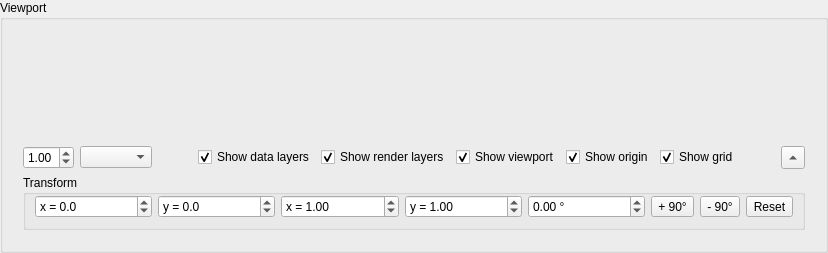
     <widget class="QGroupBox" name="center">
      <property name="sizePolicy">
       <sizepolicy hsizetype="MinimumExpanding" vsizetype="Preferred">
        <horstretch>1</horstretch>
        <verstretch>0</verstretch>
       </sizepolicy>
      </property>
      <property name="title">
       <string>Viewport</string>
      </property>
      <layout class="QVBoxLayout" name="verticalLayout_5">
       <item>
        <widget class="gui::GfxWidget" name="widget" native="true">
         <property name="sizePolicy">
          <sizepolicy hsizetype="Expanding" vsizetype="Expanding">
           <horstretch>0</horstretch>
           <verstretch>0</verstretch>
          </sizepolicy>
         </property>
         <property name="minimumSize">
          <size>
           <width>100</width>
           <height>100</height>
          </size>
         </property>
         <property name="focusPolicy">
          <enum>Qt::StrongFocus</enum>
         </property>
        </widget>
       </item>
       <item>
        <widget class="QWidget" name="widget_2" native="true">
         <layout class="QVBoxLayout" name="verticalLayout_4">
          <item>
           <layout class="QHBoxLayout" name="horizontalLayout_2">
            <item>
             <widget class="QDoubleSpinBox" name="zoom">
              <property name="minimum">
               <double>0.100000000000000</double>
              </property>
              <property name="maximum">
               <double>5.000000000000000</double>
              </property>
              <property name="singleStep">
               <double>0.100000000000000</double>
              </property>
              <property name="stepType">
               <enum>QAbstractSpinBox::AdaptiveDecimalStepType</enum>
              </property>
              <property name="value">
               <double>1.000000000000000</double>
              </property>
             </widget>
            </item>
            <item>
             <widget class="QComboBox" name="cmbGrid"/>
            </item>
            <item>
             <spacer name="horizontalSpacer_2">
              <property name="orientation">
               <enum>Qt::Horizontal</enum>
              </property>
              <property name="sizeType">
               <enum>QSizePolicy::MinimumExpanding</enum>
              </property>
              <property name="sizeHint" stdset="0">
               <size>
                <width>40</width>
                <height>20</height>
               </size>
              </property>
             </spacer>
            </item>
            <item>
             <widget class="QCheckBox" name="chkShowDataLayers">
              <property name="text">
               <string>Show data layers</string>
              </property>
              <property name="checked">
               <bool>true</bool>
              </property>
             </widget>
            </item>
            <item>
             <widget class="QCheckBox" name="chkShowRenderLayers">
              <property name="text">
               <string>Show render layers</string>
              </property>
              <property name="checked">
               <bool>true</bool>
              </property>
             </widget>
            </item>
            <item>
             <widget class="QCheckBox" name="chkShowViewport">
              <property name="text">
               <string>Show viewport</string>
              </property>
              <property name="checked">
               <bool>true</bool>
              </property>
             </widget>
            </item>
            <item>
             <widget class="QCheckBox" name="chkShowOrigin">
              <property name="text">
               <string>Show origin</string>
              </property>
              <property name="checked">
               <bool>true</bool>
              </property>
             </widget>
            </item>
            <item>
             <widget class="QCheckBox" name="chkShowGrid">
              <property name="text">
               <string>Show grid</string>
              </property>
              <property name="checked">
               <bool>true</bool>
              </property>
             </widget>
            </item>
            <item>
             <widget class="color_widgets::ColorSelector" name="widgetColor">
              <property name="minimumSize">
               <size>
                <width>30</width>
                <height>20</height>
               </size>
              </property>
              <property name="focusPolicy">
               <enum>Qt::TabFocus</enum>
              </property>
             </widget>
            </item>
            <item>
             <widget class="QToolButton" name="btnMoreViewportSettings">
              <property name="text">
               <string/>
              </property>
              <property name="checkable">
               <bool>false</bool>
              </property>
              <property name="arrowType">
               <enum>Qt::UpArrow</enum>
              </property>
             </widget>
            </item>
           </layout>
          </item>
          <item>
           <widget class="QGroupBox" name="transform">
            <property name="sizePolicy">
             <sizepolicy hsizetype="Preferred" vsizetype="Preferred">
              <horstretch>0</horstretch>
              <verstretch>0</verstretch>
             </sizepolicy>
            </property>
            <property name="title">
             <string>Transform</string>
            </property>
            <property name="checkable">
             <bool>false</bool>
            </property>
            <property name="checked">
             <bool>false</bool>
            </property>
            <layout class="QHBoxLayout" name="horizontalLayout_4">
             <property name="topMargin">
              <number>0</number>
             </property>
             <item>
              <widget class="QDoubleSpinBox" name="translateX">
               <property name="sizePolicy">
                <sizepolicy hsizetype="Minimum" vsizetype="Fixed">
                 <horstretch>0</horstretch>
                 <verstretch>0</verstretch>
                </sizepolicy>
               </property>
               <property name="prefix">
                <string>x = </string>
               </property>
               <property name="decimals">
                <number>1</number>
               </property>
               <property name="minimum">
                <double>-100000.000000000000000</double>
               </property>
               <property name="maximum">
                <double>100000.000000000000000</double>
               </property>
               <property name="stepType">
                <enum>QAbstractSpinBox::AdaptiveDecimalStepType</enum>
               </property>
              </widget>
             </item>
             <item>
              <widget class="QDoubleSpinBox" name="translateY">
               <property name="sizePolicy">
                <sizepolicy hsizetype="Minimum" vsizetype="Fixed">
                 <horstretch>0</horstretch>
                 <verstretch>0</verstretch>
                </sizepolicy>
               </property>
               <property name="prefix">
                <string>y = </string>
               </property>
               <property name="decimals">
                <number>1</number>
               </property>
               <property name="minimum">
                <double>-100000.000000000000000</double>
               </property>
               <property name="maximum">
                <double>100000.000000000000000</double>
               </property>
               <property name="stepType">
                <enum>QAbstractSpinBox::AdaptiveDecimalStepType</enum>
               </property>
              </widget>
             </item>
             <item>
              <widget class="QDoubleSpinBox" name="scaleX">
               <property name="sizePolicy">
                <sizepolicy hsizetype="Minimum" vsizetype="Fixed">
                 <horstretch>0</horstretch>
                 <verstretch>0</verstretch>
                </sizepolicy>
               </property>
               <property name="prefix">
                <string>x = </string>
               </property>
               <property name="minimum">
                <double>0.100000000000000</double>
               </property>
               <property name="maximum">
                <double>100.000000000000000</double>
               </property>
               <property name="singleStep">
                <double>0.100000000000000</double>
               </property>
               <property name="stepType">
                <enum>QAbstractSpinBox::AdaptiveDecimalStepType</enum>
               </property>
               <property name="value">
                <double>1.000000000000000</double>
               </property>
              </widget>
             </item>
             <item>
              <widget class="QDoubleSpinBox" name="scaleY">
               <property name="prefix">
                <string>y = </string>
               </property>
               <property name="minimum">
                <double>0.100000000000000</double>
               </property>
               <property name="maximum">
                <double>100.000000000000000</double>
               </property>
               <property name="singleStep">
                <double>0.100000000000000</double>
               </property>
               <property name="stepType">
                <enum>QAbstractSpinBox::AdaptiveDecimalStepType</enum>
               </property>
               <property name="value">
                <double>1.000000000000000</double>
               </property>
              </widget>
             </item>
             <item>
              <widget class="QDoubleSpinBox" name="rotation">
               <property name="wrapping">
                <bool>true</bool>
               </property>
               <property name="suffix">
                <string> °</string>
               </property>
               <property name="minimum">
                <double>-180.000000000000000</double>
               </property>
               <property name="maximum">
                <double>180.000000000000000</double>
               </property>
               <property name="stepType">
                <enum>QAbstractSpinBox::AdaptiveDecimalStepType</enum>
               </property>
              </widget>
             </item>
             <item>
              <widget class="QToolButton" name="btnViewPlus90">
               <property name="sizePolicy">
                <sizepolicy hsizetype="Maximum" vsizetype="Fixed">
                 <horstretch>0</horstretch>
                 <verstretch>0</verstretch>
                </sizepolicy>
               </property>
               <property name="text">
                <string>+ 90°</string>
               </property>
               <property name="icon">
                <iconset resource="../resource/resource.qrc">
                 <normaloff>:/16x16_ico_png/arrow_rotate_clockwise.png</normaloff>:/16x16_ico_png/arrow_rotate_clockwise.png</iconset>
               </property>
              </widget>
             </item>
             <item>
              <widget class="QToolButton" name="btnViewMinus90">
               <property name="sizePolicy">
                <sizepolicy hsizetype="Maximum" vsizetype="Fixed">
                 <horstretch>0</horstretch>
                 <verstretch>0</verstretch>
                </sizepolicy>
               </property>
               <property name="text">
                <string>- 90°</string>
               </property>
               <property name="icon">
                <iconset resource="../resource/resource.qrc">
                 <normaloff>:/16x16_ico_png/arrow_rotate_anticlockwise.png</normaloff>:/16x16_ico_png/arrow_rotate_anticlockwise.png</iconset>
               </property>
              </widget>
             </item>
             <item>
              <widget class="QToolButton" name="btnViewReset">
               <property name="text">
                <string>Reset</string>
               </property>
               <property name="icon">
                <iconset resource="../resource/resource.qrc">
                 <normaloff>:/16x16_ico_png/reset.png</normaloff>:/16x16_ico_png/reset.png</iconset>
               </property>
              </widget>
             </item>
            </layout>
           </widget>
          </item>
         </layout>
        </widget>
       </item>
      </layout>
     </widget>
